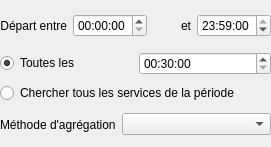
       <widget class="QWidget" name="page_7">
        <property name="geometry">
         <rect>
          <x>0</x>
          <y>0</y>
          <width>271</width>
          <height>147</height>
         </rect>
        </property>
        <attribute name="label">
         <string>Période horaire</string>
        </attribute>
        <widget class="QWidget" name="layoutWidget">
         <property name="geometry">
          <rect>
           <x>0</x>
           <y>10</y>
           <width>271</width>
           <height>31</height>
          </rect>
         </property>
         <layout class="QGridLayout" name="gridLayout_6">
          <item row="0" column="3">
           <widget class="QTimeEdit" name="timeEditTimeEnd">
            <property name="enabled">
             <bool>true</bool>
            </property>
            <property name="time">
             <time>
              <hour>23</hour>
              <minute>59</minute>
              <second>0</second>
             </time>
            </property>
            <property name="calendarPopup">
             <bool>true</bool>
            </property>
           </widget>
          </item>
          <item row="0" column="2">
           <widget class="QLabel" name="labelToTime">
            <property name="enabled">
             <bool>true</bool>
            </property>
            <property name="sizePolicy">
             <sizepolicy hsizetype="Preferred" vsizetype="Minimum">
              <horstretch>0</horstretch>
              <verstretch>0</verstretch>
             </sizepolicy>
            </property>
            <property name="text">
             <string>et</string>
            </property>
            <property name="alignment">
             <set>Qt::AlignRight|Qt::AlignTrailing|Qt::AlignVCenter</set>
            </property>
           </widget>
          </item>
          <item row="0" column="0">
           <widget class="QLabel" name="labelFromTime">
            <property name="enabled">
             <bool>true</bool>
            </property>
            <property name="sizePolicy">
             <sizepolicy hsizetype="Preferred" vsizetype="Minimum">
              <horstretch>0</horstretch>
              <verstretch>0</verstretch>
             </sizepolicy>
            </property>
            <property name="text">
             <string>Départ entre</string>
            </property>
            <property name="alignment">
             <set>Qt::AlignRight|Qt::AlignTrailing|Qt::AlignVCenter</set>
            </property>
           </widget>
          </item>
          <item row="0" column="1">
           <widget class="QTimeEdit" name="timeEditTimeStart">
            <property name="enabled">
             <bool>true</bool>
            </property>
            <property name="sizePolicy">
             <sizepolicy hsizetype="Minimum" vsizetype="Minimum">
              <horstretch>0</horstretch>
              <verstretch>0</verstretch>
             </sizepolicy>
            </property>
            <property name="time">
             <time>
              <hour>0</hour>
              <minute>0</minute>
              <second>0</second>
             </time>
            </property>
           </widget>
          </item>
         </layout>
        </widget>
        <widget class="QWidget" name="layoutWidget">
         <property name="geometry">
          <rect>
           <x>0</x>
           <y>110</y>
           <width>271</width>
           <height>29</height>
          </rect>
         </property>
         <layout class="QHBoxLayout" name="horizontalLayout_5">
          <item>
           <widget class="QLabel" name="label_24">
            <property name="text">
             <string>Méthode d'agrégation</string>
            </property>
           </widget>
          </item>
          <item>
           <widget class="QComboBox" name="comboBoxTimeAg">
            <property name="sizePolicy">
             <sizepolicy hsizetype="Expanding" vsizetype="Fixed">
              <horstretch>0</horstretch>
              <verstretch>0</verstretch>
             </sizepolicy>
            </property>
           </widget>
          </item>
         </layout>
        </widget>
        <widget class="QWidget" name="layoutWidget">
         <property name="geometry">
          <rect>
           <x>0</x>
           <y>50</y>
           <width>271</width>
           <height>57</height>
          </rect>
         </property>
         <layout class="QGridLayout" name="gridLayout_10">
          <item row="0" column="0">
           <widget class="QRadioButton" name="radioButtonTimeInterval">
            <property name="text">
             <string>Toutes les</string>
            </property>
            <property name="checked">
             <bool>true</bool>
            </property>
           </widget>
          </item>
          <item row="1" column="0" colspan="2">
           <widget class="QRadioButton" name="radioButtonAllServices">
            <property name="text">
             <string>Chercher tous les services de la période</string>
            </property>
           </widget>
          </item>
          <item row="0" column="1">
           <widget class="QTimeEdit" name="timeEditTimeInterval">
            <property name="enabled">
             <bool>true</bool>
            </property>
            <property name="sizePolicy">
             <sizepolicy hsizetype="Minimum" vsizetype="Minimum">
              <horstretch>0</horstretch>
              <verstretch>0</verstretch>
             </sizepolicy>
            </property>
            <property name="time">
             <time>
              <hour>0</hour>
              <minute>30</minute>
              <second>0</second>
             </time>
            </property>
           </widget>
          </item>
         </layout>
        </widget>
       </widget>
